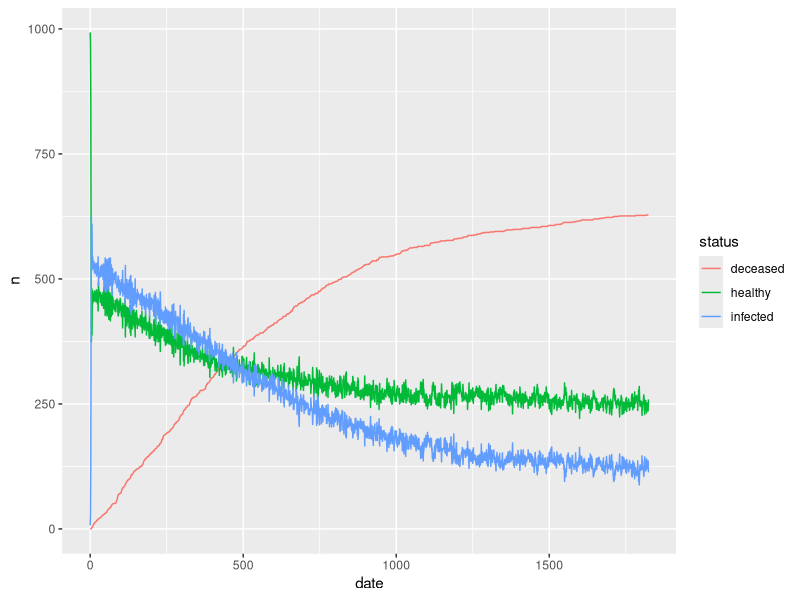
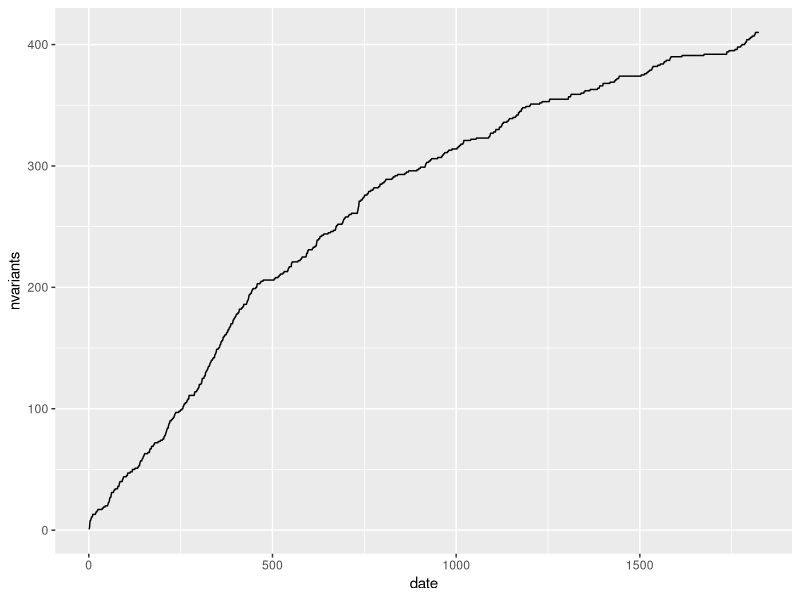
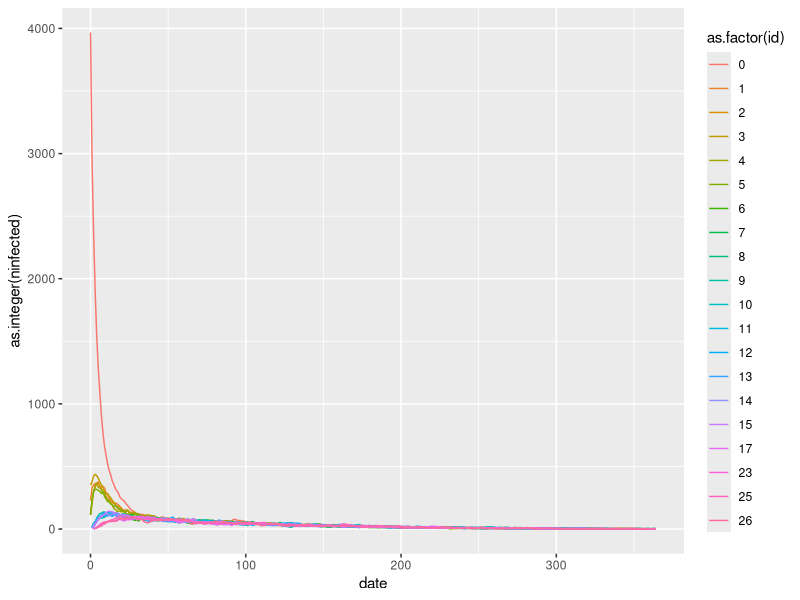

These charts were generated, in order, by the following R code:
totals   <- read.table("examples/total.txt", sep = " ", header = TRUE)
variants <- read.table("examples/variants.txt", sep = " ", header = TRUE)


dat <- rbind(
  data.frame(
    date   = totals$date,
    status = "healthy",
    n      = totals$nhealthy
  ),
  data.frame(
    date   = totals$date,
    status = "infected",
    n      = totals$ninfected
  ),
  data.frame(
    date   = totals$date,
    status = "deceased",
    n      = totals$ndeceased
  )
)

# Trajectory of infections -----------------------------------------------------
library(ggplot2)

dat |> #subset(date < 100) |>
ggplot(aes(x = date, y = n)) +
  geom_line(aes(color = status))

ggplot(totals, aes(x = date, y = nvariants)) +
  geom_line()

# Looking at the top 10 varians
top_variants <- by(variants$ninfected, INDICES = variants$id, FUN = max)
top_variants <- tail(sort(top_variants), 20)

variants |> subset(ninfected > 0) |>
  subset(id %in% as.integer(names(top_variants))) |>
  ggplot(aes(x = date, y = as.integer(ninfected), color = as.factor(id))) +
  # geom_smooth(aes(color = as.factor(id))) +
  geom_line()
  labs(y = "N infected", color = "Variant id")
